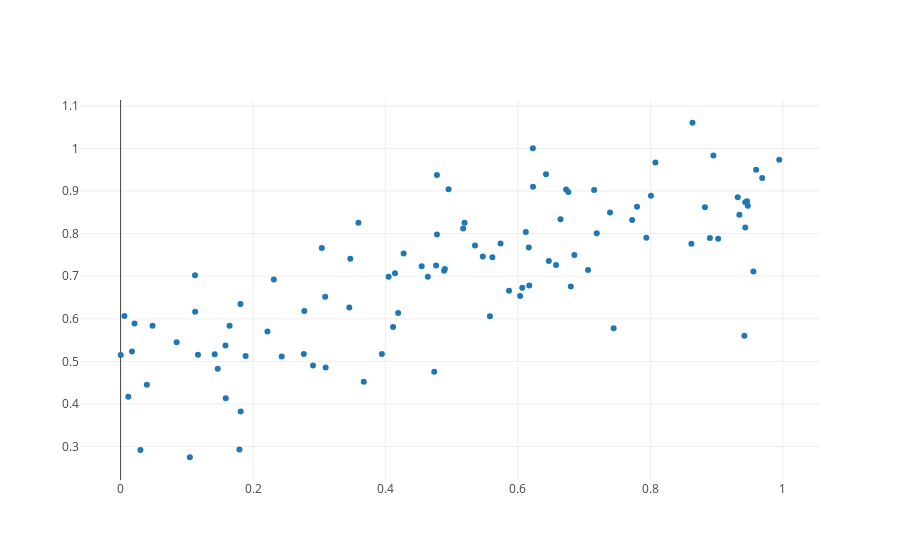

Write notebook code for a chart like this one.
### Code cell
# making analogous scatter plot using plotly to compare the quality
sc1 = go.Scatter(
    x = x,
    y = y,
    mode = "markers"
)
iplot([sc1], filename="First plotly scatter plot")
